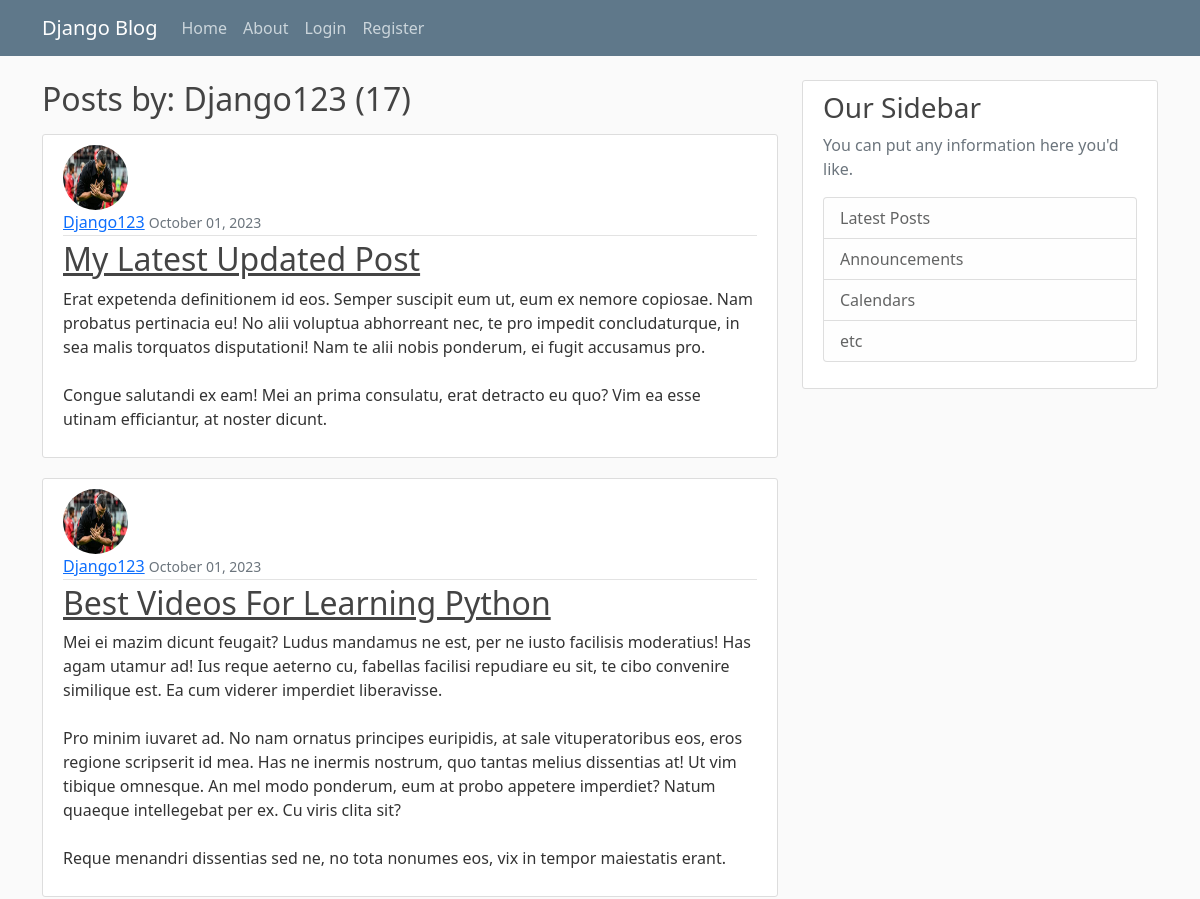
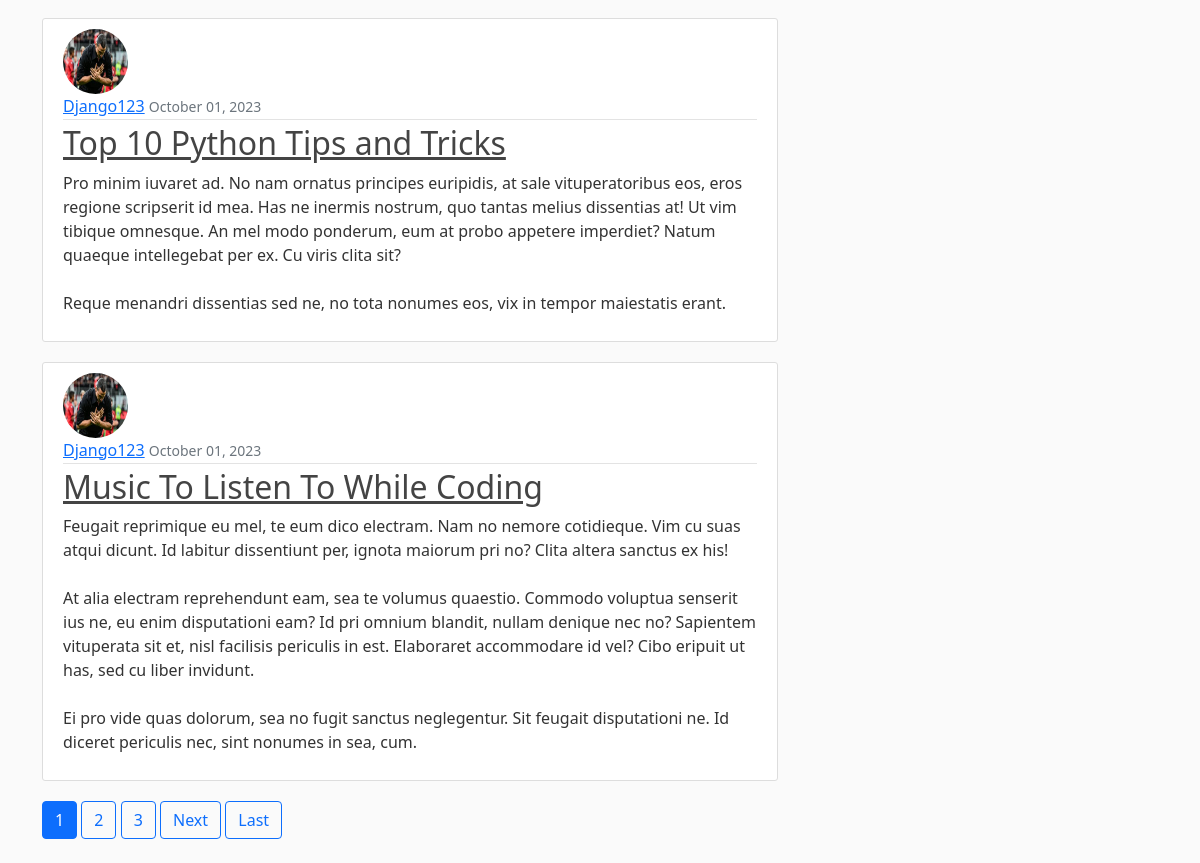
Screenshot of /user/Django123 with the database file from the repository (2 pictures, top to bottom).
### blog/models.py (models this page shows, shortened)
class Post(models.Model):
    title = models.CharField(max_length=100)
    content = models.TextField()
    date_posted = models.DateTimeField(default=timezone.now)
    author = models.ForeignKey(User, on_delete=models.CASCADE)

### users/models.py (models this page shows, shortened)
class Profile(models.Model):
    user = models.OneToOneField(User, on_delete=models.CASCADE)
    image = models.ImageField(default='default.jpg', upload_to='profile_pics')

### blog/views.py (the view)
# urls.py: path('user/<str:username>', UserPostListView.as_view(), name="user-posts"),
class UserPostListView(ListView):
    model = Post
    template_name = 'blog/user_posts.html'
    context_object_name = 'posts'
    paginate_by = 4
    def get_queryset(self):
        user = get_object_or_404(User, username=self.kwargs.get('username'))
        return Post.objects.filter(author=user).order_by('-date_posted')

### blog/templates/blog/user_posts.html (shortened to what this page needs)
{% extends "blog/base.html" %}
{% block content %}
    <h2 class="mb-3">Posts by: {{ view.kwargs.username }} ({{ page_obj.paginator.count }}) </h2>
    {% for post in posts %}
        <article class="media content-section">
          <img class="rounded-circle article-img" src="{{ post.author.profile.image.url }}">
          <div class="media-body">
            <div class="article-metadata">
              <a class="mr-2" href="{% url 'user-posts' post.author.username %}">{{ post.author }}</a>
              <small class="text-muted">{{ post.date_posted|date:"F d, Y" }}</small>
            </div>
            <h2><a class="article-title" href="{% url 'post-detail' post.id %}">{{ post.title }}</a></h2>
            <p class="article-content">{{ post.content }}</p>
          </div>
        </article>
    {% endfor %}
    {% if is_paginated %}
      {% for num in page_obj.paginator.page_range %}
        {% if page_obj.number == num %}
          <a class="btn btn-primary mb-4" href="?page={{ num }}">{{ num }}</a>
        {% elif num > page_obj.number|add:'-3' and num < page_obj.number|add:'3' %}
          <a class="btn btn-outline-primary mb-4" href="?page={{ num }}">{{ num }}</a>
        {% endif %}
      {% endfor %}
      {% if page_obj.has_next %}
        <a class="btn btn-outline-primary mb-4" href="?page={{ page_obj.next_page_number }}">Next</a>
        <a class="btn btn-outline-primary mb-4" href="?page={{ page_obj.paginator.num_pages }}">Last</a>
      {% endif %}
    {% endif %}
{% endblock content %}

### blog/static/blog/main.css (style rules this page uses)
body { background: #fafafa; color: #333333; margin-top: 5rem; }
h1, h2, h3, h4, h5, h6 { color: #444444; }
.content-section { background: #ffffff; padding: 10px 20px; border: 1px solid #dddddd; border-radius: 3px; margin-bottom: 20px; }
.article-title { color: #444444; }
.article-content { white-space: pre-line; }
.article-img { height: 65px; width: 65px; margin-right: 16px; }
.article-metadata { padding-bottom: 1px; margin-bottom: 4px; border-bottom: 1px solid #e3e3e3 }

### rows the page displays
Post: author.profile.image (picture), author "Django123", date_posted "October 01, 2023", title "My Latest Updated Post", content "Erat expetenda definitionem id eos. Semper suscipit eum ut, eum ex nemore copiosae. Nam probatus pertinacia eu! No alii voluptua abhorreant nec, te pro impedit concludaturque, in sea malis torquatos disputationi! Nam te alii nobis ponderum, ei fugit accusamus pro. Congue salutandi ex eam! Mei an prima consulatu, erat detracto eu quo? Vim ea esse utinam efficiantur, at noster dicunt."
Post: author.profile.image (picture), author "Django123", date_posted "October 01, 2023", title "Best Videos For Learning Python", content "Mei ei mazim dicunt feugait? Ludus mandamus ne est, per ne iusto facilisis moderatius! Has agam utamur ad! Ius reque aeterno cu, fabellas facilisi repudiare eu sit, te cibo convenire similique est. Ea cum viderer imperdiet liberavisse. Pro minim iuvaret ad. No nam ornatus principes euripidis, at sale vituperatoribus eos, eros regione scripserit id mea. Has ne inermis nostrum, quo tantas melius dissentias at! Ut vim tibique omnesque. An mel modo ponderum, eum at probo appetere imperdiet? Natum quaeque intellegebat per ex. Cu viris clita sit? Reque menandri dissentias sed ne, no tota nonumes eos, vix in tempor maiestatis erant."
Post: author.profile.image (picture), author "Django123", date_posted "October 01, 2023", title "Top 10 Python Tips and Tricks", content "Pro minim iuvaret ad. No nam ornatus principes euripidis, at sale vituperatoribus eos, eros regione scripserit id mea. Has ne inermis nostrum, quo tantas melius dissentias at! Ut vim tibique omnesque. An mel modo ponderum, eum at probo appetere imperdiet? Natum quaeque intellegebat per ex. Cu viris clita sit? Reque menandri dissentias sed ne, no tota nonumes eos, vix in tempor maiestatis erant."
Post: author.profile.image (picture), author "Django123", date_posted "October 01, 2023", title "Music To Listen To While Coding", content "Feugait reprimique eu mel, te eum dico electram. Nam no nemore cotidieque. Vim cu suas atqui dicunt. Id labitur dissentiunt per, ignota maiorum pri no? Clita altera sanctus ex his! At alia electram reprehendunt eam, sea te volumus quaestio. Commodo voluptua senserit ius ne, eu enim disputationi eam? Id pri omnium blandit, nullam denique nec no? Sapientem vituperata sit et, nisl facilisis periculis in est. Elaboraret accommodare id vel? Cibo eripuit ut has, sed cu liber invidunt. Ei pro vide quas dolorum, sea no fugit sanctus neglegentur. Sit feugait disputationi ne. Id diceret periculis nec, sint nonumes in sea, cum."

### other values shown
{{ view.kwargs.username }} "Django123"
{{ page_obj.paginator.count }} "17"
{{ num }} "1"
{{ num }} "2" "3"
